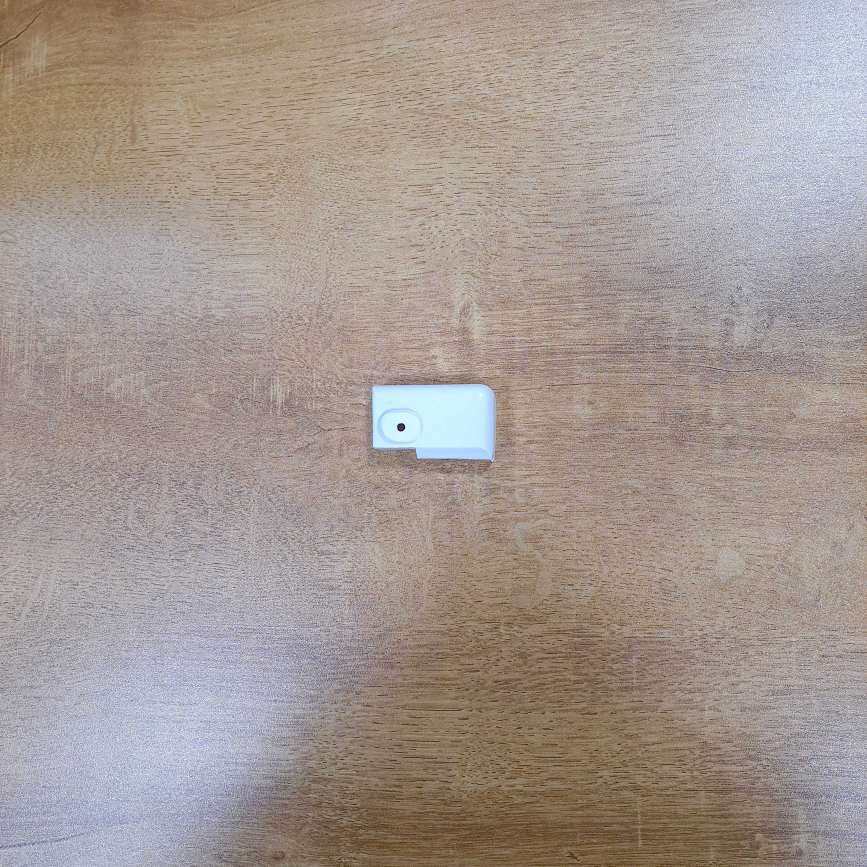
#> input picture test_img/t2.jpg, 3468 x 3468 px (shown at 1/4 size)
$ python let_test.py   (older library calls are emulated)
#> lines starting #> are read from the running program, lines starting #| are printed output that depends on the picture; after the words box and inside, x2 and y2 are one past the last pixel; in counts of white or black regions, pixels touching at a corner belong together; long printed decimals are rounded
import numpy as np
import cv2
from imageio import imread

# img = cv2.imread('./test.jpeg')
# img = cv2.imread('./lep_image.png')
# img = cv2.imread('./sample.jpg')
img = cv2.imread('./test_img/t2.jpg')
#> img is the input picture: shape (3468, 3468, 3); mean B, G, R 146.1, 152.2, 163.5
# t2에 팽창연산 안하면 끊기는 문제 발생

img = cv2.resize(img, dsize=(640, 480), interpolation=cv2.INTER_AREA)
#> img: shape (480, 640, 3)
cv2.imshow('original', img)
cv2.waitKey(0)
original = img.copy()
mask = np.zeros(img.shape).astype(img.dtype)

# 250, 200 to 400, 300
mask[200:300, 250:400]= img[200:300, 250:400]
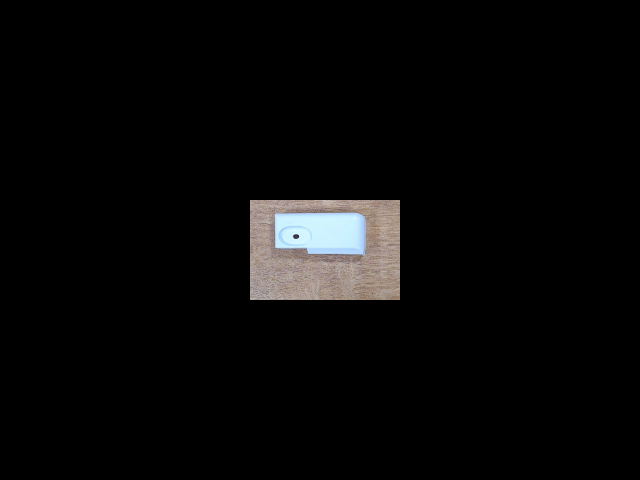
#> mask: shape (480, 640, 3); mean B, G, R 8, 8.1, 8.4
img = mask
cv2.imshow('mask test', img)
cv2.waitKey(0)
# img = imread('./lep_image.png')
img = cv2.cvtColor(img, cv2.COLOR_BGR2GRAY)
#> img: shape (480, 640)
# img = cv2.GaussianBlur(img, (5, 5), 0)

img = cv2.medianBlur(img, 5)
# [9 lines of commented-out code are left out]


def calc_threshold(img):
    """
    라플라스 연산자를 통한 임계값 계산
    input : gray scale image (shape: [h,w])
    output : threshold
    """
    # [11 lines of commented-out code are left out]
    laplacian = cv2.Laplacian(img, cv2.CV_8U, ksize=3)
    cv2.imshow('laplacian', laplacian)
    cv2.waitKey(0)

    canny = cv2.Canny(img, 25, 255)
    cv2.imshow('canny', canny)
    cv2.waitKey(0)

    kernel = np.ones((1,5), np.uint8)  # note this is a horizontal kernel
    canny = cv2.dilate(canny, kernel, iterations=1)
    canny = cv2.erode(canny, kernel, iterations=1)

    cv2.imshow('after canny', canny)
    cv2.waitKey(0)


    print('max', np.max(laplacian))
    print('min', np.min(laplacian))
    threshold = laplacian.sum() / (img.shape[0] * img.shape[1])


    return threshold, canny

def calc_lep(img, threshold):
    pad_img = np.pad(img, ((1,1),(1,1)), 'constant', constant_values=0).astype(float)
    out_img = np.zeros(img.shape, dtype=np.float)

    for i in range(img.shape[0]):
        i += 1

        for j in range(img.shape[1]):
            j += 1
            n = 0
            if abs(pad_img[i-1, j-1]- pad_img[i, j]) <= threshold:
                n += 1
            if abs(pad_img[i-1, j]- pad_img[i, j]) <= threshold:
                n += 1
            if abs(pad_img[i-1, j+1]- pad_img[i, j]) <= threshold:
                n += 1
            if abs(pad_img[i, j+1]- pad_img[i, j]) <= threshold:
                n += 1
            if abs(pad_img[i+1, j+1]- pad_img[i, j]) <= threshold:
                n += 1
            if abs(pad_img[i+1, j]- pad_img[i, j]) <= threshold:
                n += 1
            if abs(pad_img[i+1, j-1]- pad_img[i, j]) <= threshold:
                n += 1
            if abs(pad_img[i, j-1]- pad_img[i, j]) <= threshold:
                n += 1

            lep = np.power(2, n) - 1

            if lep == 255:
                out_img[i-1, j-1] = 255

            if i <= 20 or j <= 20:
                out_img[i-1, j-1] = 0
                # pad_img[i, j] = 255

    return out_img


threshold, canny = calc_threshold(img)
#> in calc_threshold, `canny = cv2.Canny(img, 25, 255)`:
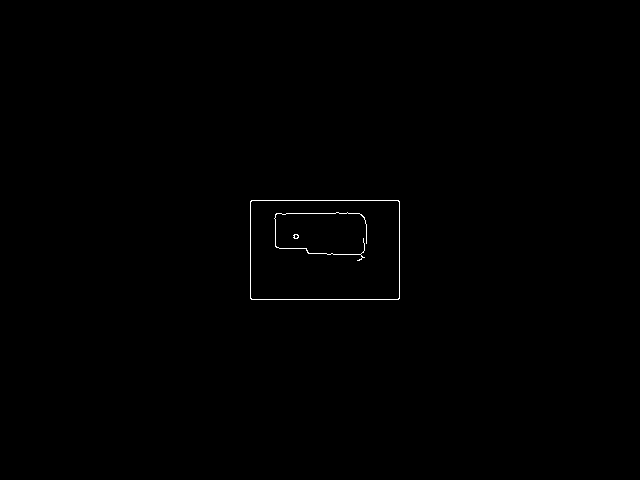
#> canny: shape (480, 640); 0.26% white in thin lines or dots, all inside (x1, y1, x2, y2) = (250, 200, 400, 300)
#> in calc_threshold, `canny = cv2.dilate(canny, kernel, iterations=1)`:
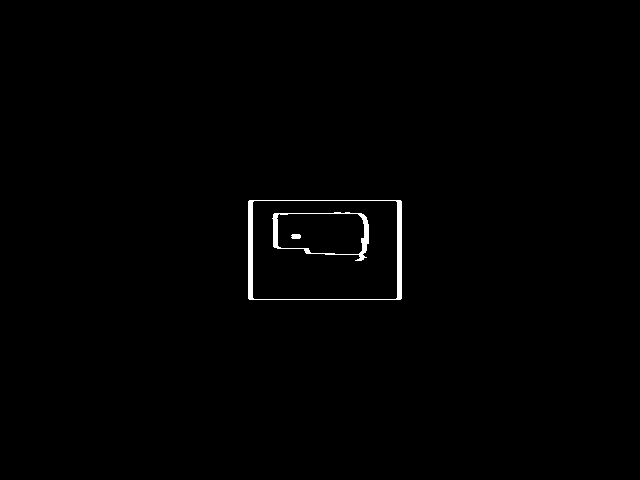
#> canny: shape (480, 640); 0.65% white; 3 white regions, box (x1, y1, x2, y2) and area: (248, 200, 402, 300) 1288, (272, 212, 369, 261) 662, (291, 234, 301, 239) 45
#| max 255
#| min 0
#> in calc_threshold, `threshold = laplacian.sum() / (img.shape[0] * img.shape[1])`: threshold = 0.831
#> threshold = 0.831
print(threshold)
#| 0.8315
output = calc_lep(canny, 127)
#> in calc_lep, `pad_img = np.pad(img, ((1,1),(1,1)), 'constant', constant_values=0).as..`: pad_img: shape (482, 642) float64; 0.26% white in thin lines or dots, all inside (x1, y1, x2, y2) = (251, 201, 401, 301)
#> after the loop in calc_lep, `for i in range(img.shape[0]):`:
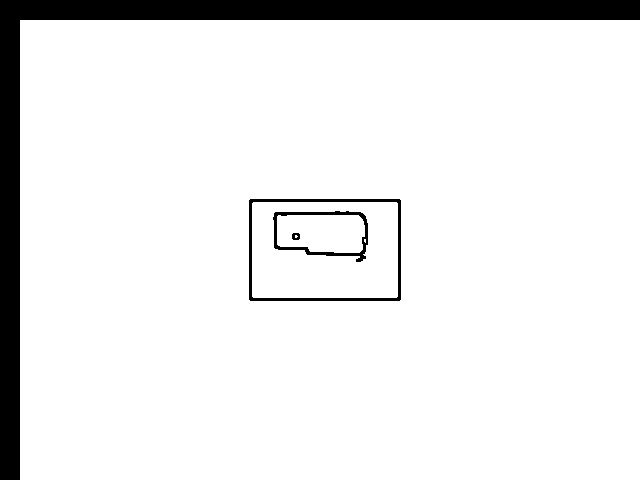
#> out_img: shape (480, 640) float64; 92.1% white; 4 black regions
output = canny.astype(np.uint8)

cv2.imshow('output', output)
cv2.waitKey(0)
contours, hierarchy = cv2.findContours(output, cv2.RETR_TREE, cv2.CHAIN_APPROX_NONE)
#> contours = 5 contours, 1 with area under 20; largest, box (x1, y1, x2, y2) and area: (250, 200, 400, 300) 14749, (250, 200, 400, 300) 14743, (274, 212, 367, 261) 3470, (274, 213, 367, 255) 3428

img = np.where(output >= 255, img, 0)
cv2.imshow('img', img)
cv2.waitKey(0)

# contours, hierarchy = cv2.findContours(img, cv2.RETR_TREE, cv2.CHAIN_APPROX_NONE)
# contours, hierarchy = cv2.findContours(canny, cv2.RETR_CCOMP, cv2.CHAIN_APPROX_NONE)


contour_list = []
i = 0
for contour in contours:
    approx = cv2.approxPolyDP(contour, 0.01 * cv2.arcLength(contour, True), True)
    area = cv2.contourArea(contour)
    # print('area', area)
    # if area < 500:
    #     print(i)

    contour_list.append(contour)
    i+=1
#> this loop made 5 passes
#> (approx, area) on passes 1 to 2: ([[250, 201], [251, 299], [399, 298], [398, 200]], 14749), ([[250, 202], [397, 200], [399, 297], [252, 299]], 14743)
#> area on passes 3 to 4: 3470.5, 3428
#> after the loop, contour_list has the same summary as contours; i = 5

msg = "Total holes: {}".format(len(approx)//2)
#> msg = 'Total holes: 4'

cv2.putText(original, msg, (20, 40), cv2.FONT_HERSHEY_PLAIN, 2, (0, 0, 255), 2, cv2.LINE_AA)
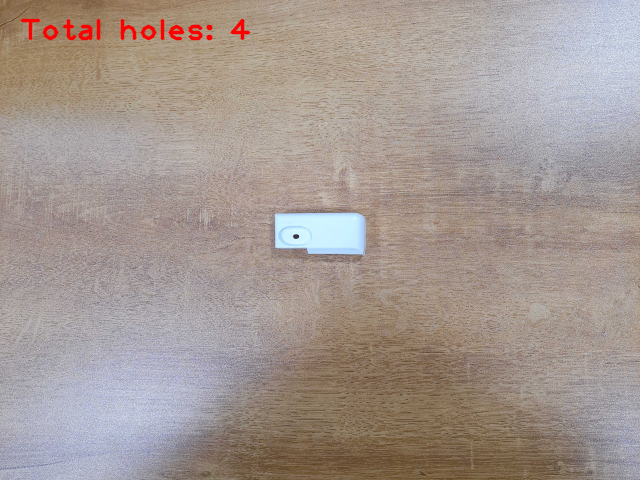
#> original: shape (480, 640, 3); mean B, G, R 145.6, 151.6, 163.9

mask = np.zeros(original.shape).astype(original.dtype)

for idx in range(len(contour_list)):
    draw_mask = mask.copy()
    cv2.drawContours(draw_mask, contour_list, idx, (255, 255, 255), -1)
    cv2.imshow('Objects Detected', draw_mask)
    cv2.waitKey(0)
#> this loop made 5 passes
#> pass 1, `cv2.imshow('Objects Detected', draw_mask)`:
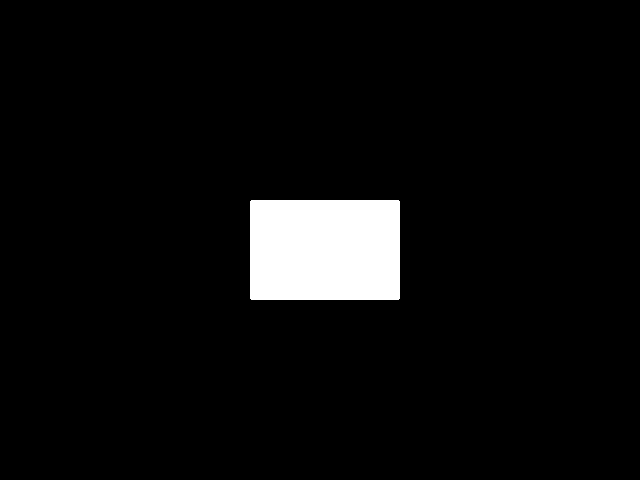
#> window 'Objects Detected': shape (480, 640, 3); 4.9% white; 1 white region, box (x1, y1, x2, y2) and area: (250, 200, 400, 300) 14996
#> after the loop:
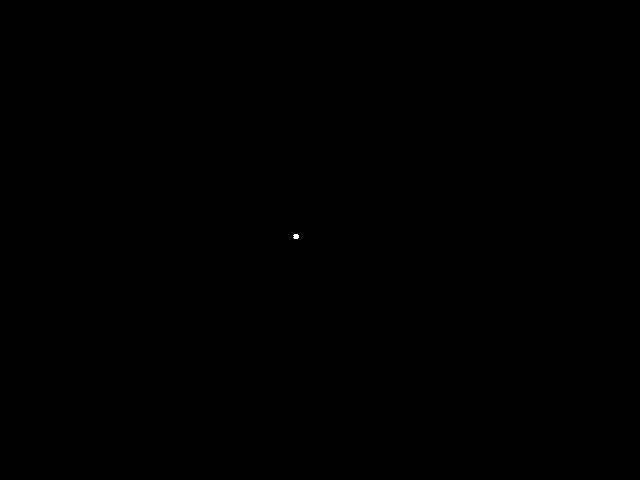
#> draw_mask: shape (480, 640, 3); 0.01% white; 1 white region, box (x1, y1, x2, y2) and area: (293, 234, 299, 239) 25

    # [10 lines of commented-out code are left out]
